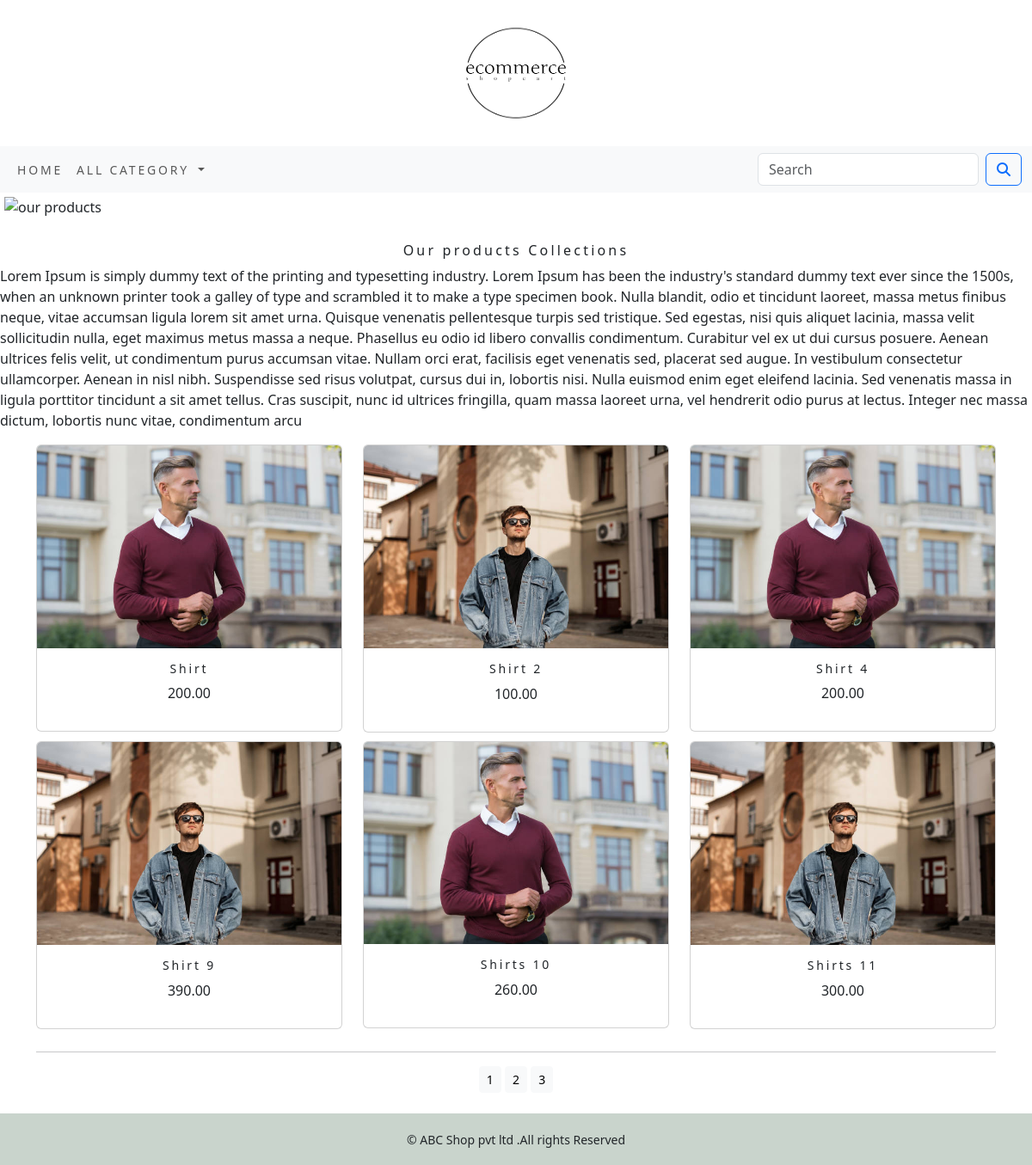
The page /ecommerce_app/ on the database its author committed.
### ecommerce_app/models.py (models this page shows, shortened)
class Product(models.Model):
     name=models.CharField(max_length=250,unique=True)
     slug=models.SlugField(max_length=250,unique=True)
     description=models.TextField(blank=True)
     price=models.DecimalField(max_digits=10,decimal_places=2)
     category=models.ForeignKey(Category,on_delete=models.CASCADE)
     image=models.ImageField(upload_to='product',blank=True)
     stock=models.IntegerField()
     available=models.BooleanField(default=True)
     created=models.DateTimeField(auto_now_add=True)
     updated=models.DateTimeField(auto_now=True)
     def get_url(self):
         return reverse('ecommerce_app:proCatdetail',args=[self.category.slug,self.slug])
     class Meta:
         ordering=('name',)
         verbose_name='product'
         verbose_name_plural='products'

### ecommerce_app/views.py (the view)
# urls.py: path('', views.allProCat,name='allProCat'),
def allProCat(request,slug=None):
    c_page=None
    products_list=None
    if slug:
        c_page=get_object_or_404(Category,slug=slug)
        products_list=Product.objects.all().filter(category=c_page,available=True)
    else:
        products_list=Product.objects.all().filter(available=True)
    paginator=Paginator(products_list,6)
    try:
        page=int(request.GET.get('page','1'))
    except:
        page=1
    try:
        products=paginator.page(page)
    except (EmptyPage,InvalidPage):
        products=paginator.page(paginator.num_pages)
    return render(request, 'category.html',{'category':c_page,'products':products})

### cart_app/context_processors.py (called while the page is built)
def counter(request):
     item_count=0
     if 'admin' in request.path:
          return {}
     else:
          try:
               cart=Cart.objects.filter(cart_id=_cart_id(request))
               cart_items=CartItem.objects.all().filter(cart=cart[:1])
               for cart_item in cart_items:
                    item_count += cart_item.quantity
          except Cart.DoesNotExist:
               item_count = 0
     return dict(item_count=item_count)

### cart_app/views.py (called while the page is built)
def _cart_id(request):
    cart=request.session.session_key
    if not cart:
        cart=request.session.create()
    return cart

### ecommerce_app/context_processors.py (called while the page is built)
def menu_links(request):
    links=Category.objects.all()
    return dict(links=links)

### ecommerce_app/models.py (called while the page is built)
     def get_url(self):
          return reverse('ecommerce_app:products_by_category',args=[self.slug])

### templates/category.html (shortened to what this page needs)
{% extends 'base.html' %}
{% load static %}
{% block content %}
<div class="mx_auto">
    {% if category %}
        <img class="my_img"  src="{{category.image.url}}" alt="{{category.name }} image" width="500" height="500">
</div>
    <br>
    <div>
        <h1 class="text-center my_title">{{category.name}}</h1>
        <p class="text-justify">{{category.description}}</p>
    </div>
    {% else %}
    <div>
        <img class="my_img my_img_padding" src="{% static 'img/banner.png' %}" alt="our products" width="100%" height="450">
    </div>
        <br>
        <div>
            <h1 class="text-center my_title">Our products Collections</h1>
            <p class="text-justify">Lorem Ipsum is simply dummy text of the printing and typesetting industry. Lorem Ipsum has been the industry's standard dummy text ever since the 1500s, when an unknown printer took a galley of type and scrambled it to make a type specimen book. Nulla blandit, odio et tincidunt laoreet, massa metus finibus neque, vitae accumsan ligula lorem sit amet urna. Quisque venenatis pellentesque turpis sed tristique. Sed egestas, nisi quis aliquet lacinia, massa velit sollicitudin nulla, eget maximus metus massa a neque. Phasellus eu odio id libero convallis condimentum. Curabitur vel ex ut dui cursus posuere. Aenean ultrices felis velit, ut condimentum purus accumsan vitae. Nullam orci erat, facilisis eget venenatis sed, placerat sed augue. In vestibulum consectetur ullamcorper. Aenean in nisl nibh. Suspendisse sed risus volutpat, cursus dui in, lobortis nisi. Nulla euismod enim eget eleifend lacinia. Sed venenatis massa in ligula porttitor tincidunt a sit amet tellus. Cras suscipit, nunc id ultrices fringilla, quam massa laoreet urna, vel hendrerit odio purus at lectus. Integer nec massa dictum, lobortis nunc vitae, condimentum arcu</p>
        </div>
    {% endif %}
<div class="container">
    <div class="row mx_auto">
        {% for product in products.object_list %}
            <div class="my_bottom_margin col-9 col-sm-12 col-md-4 xol-lg-4">
                <div class="card text-center" style="min-width:18rem;">
                    <a href="{{product.get_url}}"><img class="card-img-top my_img" src="{{product.image.url}}"  alt="{{product.name}}"></a>
                    <div class="card-body">
                        <h4>{{product.name}}</h4>
                        <p>{{product.price}}</p>
                    </div>
                </div>
            </div>
        {% endfor %}
    </div>
    <div class="mx-auto">
        {% if products.paginator.num_pages > 1 %}
        <hr>
        <div class="text-center">
            {% for pg in products.paginator.page_range %}
            <a href="?page={{pg}} {% if products.number == pg %}active{% endif %}" class="btn btn-light btn-sm btn-block">{{pg}}</a>
            {% endfor %}
        </div>
        {% endif %}
    </div>
    <br>
</div>
{% endblock %}

### templates/base.html (shortened to what this page needs)
{% load static %}
<!DOCTYPE html>
<html lang="en">
<head>
    <link rel="stylesheet" href="{% static 'css/custom.css' %}">
    <link href="{% static 'css/bootstrap.min.css' %}" rel="stylesheet"">
</head>
<body>
<div>
{% include 'header.html' %}
{% include 'nav.html' %}
{% block content %}
{% endblock %}
</div>
{% include 'footer.html' %}
</body>
</html>

### templates/header.html
{% load static %}
<header>
    <center>
        <a href="{% url 'ecommerce_app:allProCat' %}"><img src="{% static 'img/logo.png' %}" alt="LogoImage" style="width:250px;height:170px;"></a>
    </center>
</header>

### templates/nav.html (shortened to what this page needs)
<nav class="navbar navbar-expand-lg bg-body-tertiary ">
  <div class="container-fluid">
    <div class="collapse navbar-collapse" id="navbarSupportedContent">
      <ul class="navbar-nav me-auto mb-2 mb-lg-0">
        <li class="nav-item">
          <a class="nav-link" href="{% url 'ecommerce_app:allProCat' %}">Home</a>
        </li>
        <li class="nav-item dropdown {% if 'ecommerce_app' in request.path %}active{% endif %}">
          <a class="nav-link dropdown-toggle" href="#" role="button" data-bs-toggle="dropdown" aria-expanded="false">
            All Category
          </a>
        </li>
      </ul>
      <form class="d-flex" role="search" action="{% url 'search_app:SearchResult' %}" method="get">
        <input class="form-control me-2" type="search" placeholder="Search" name="q" aria-label="Search" >
        <button class="btn btn-outline-primary" type="submit"><i class="fa-solid fa-magnifying-glass"></i></button>
      </form>
    </div>
  </div>
</nav>

### templates/footer.html
<div class="footer navbar-fixed-bottom my_footer">
    <p class="text-center">&copy; ABC Shop pvt ltd .All rights Reserved</p>
</div>

### static/css/custom.css (style rules this page uses)
.nav-item { letter-spacing:.2em; font-size:14px; text-transform:uppercase; }
.my_footer p { padding-top:20px; font-size:14px; }
.my_footer { background-color:#c9d4cc; height:60px; }
.my_img { width:100%; height:auto; }
.my_title { font-size:16px; text_transform:uppercase; letter-spacing:.2em; }
.my_img_padding { padding:5px; }
.my_bottom_margin { margin-bottom:10px; }
.card-body h4 { font-size:14px; letter-spacing:.2em; }

### rows shown on the page
Product: image (picture), name "Shirt", price "200.00"
Product: image (picture), name "Shirt 2", price "100.00"
Product: image (picture), name "Shirt 4", price "200.00"
Product: image (picture), name "Shirt 9", price "390.00"
Product: image (picture), name "Shirts 10", price "260.00"
Product: image (picture), name "Shirts 11", price "300.00"

### other values the page prints
{{ pg }} "1" "2" "3"
